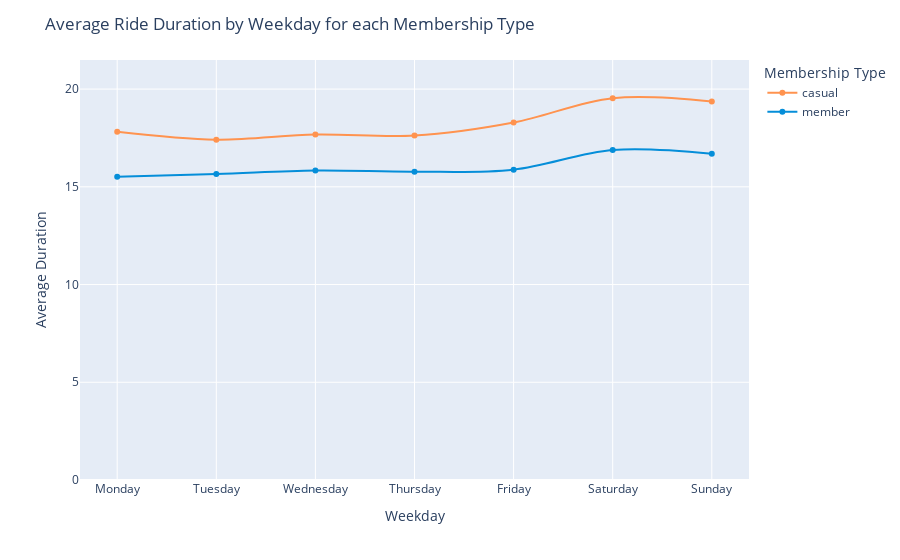

The code cell stored with this chart in its notebook:
### Code cell
#Average Ride Duration by Weekday for each Membership Type (Line Chart)

# Calculate the mean duration for each member_casual group, aggregated by 'Month'
fig_2 = data.groupby(['Weekday', 'member_casual'], as_index=False)['duration'].mean()

# Create the line chart using Plotly Express
fig = px.line(
    fig_2,
    x='Weekday',
    y='duration',
    color='member_casual',
    line_shape='spline',
    markers=True,
    labels={'duration': 'Average Duration', 'Weekday': 'Weekday', 'member_casual': 'Membership Type'},
    hover_name='member_casual',
    hover_data={'Weekday': True, 'duration': True},
    color_discrete_map={'casual': '#FF934F', 'member': '#058ED9'},
    range_y = [0, fig_2['duration'].max() * 1.1]
)

# Add title 
fig.update_layout(title='Average Ride Duration by Weekday for each Membership Type')

# Show the plot
fig.show()

### Figure 1 — Plotly figure (JSON) as saved in the notebook; plotly's stock layout.template omitted (floating-point values rounded to 4 significant figures)
{"data": [{"hovertemplate": "<b>%{hovertext}</b><br><br>Membership Type=casual<br>Weekday=%{x}<br>Average Duration=%{y}<extra></extra>", "hovertext": ["casual", "casual", "casual", "casual", "casual", "casual", "casual"], "legendgroup": "casual", "line": {"color": "#FF934F", "dash": "solid", "shape": "spline"}, "marker": {"symbol": "circle"}, "mode": "lines+markers", "name": "casual", "orientation": "v", "showlegend": true, "type": "scatter", "x": ["Monday", "Tuesday", "Wednesday", "Thursday", "Friday", "Saturday", "Sunday"], "xaxis": "x", "y": [17.81, 17.41, 17.68, 17.62, 18.29, 19.54, 19.37], "yaxis": "y"}, {"hovertemplate": "<b>%{hovertext}</b><br><br>Membership Type=member<br>Weekday=%{x}<br>Average Duration=%{y}<extra></extra>", "hovertext": ["member", "member", "member", "member", "member", "member", "member"], "legendgroup": "member", "line": {"color": "#058ED9", "dash": "solid", "shape": "spline"}, "marker": {"symbol": "circle"}, "mode": "lines+markers", "name": "member", "orientation": "v", "showlegend": true, "type": "scatter", "x": ["Monday", "Tuesday", "Wednesday", "Thursday", "Friday", "Saturday", "Sunday"], "xaxis": "x", "y": [15.52, 15.65, 15.83, 15.77, 15.88, 16.89, 16.7], "yaxis": "y"}], "layout": {"legend": {"title": {"text": "Membership Type"}, "tracegroupgap": 0}, "margin": {"t": 60}, "title": {"text": "Average Ride Duration by Weekday for each Membership Type"}, "xaxis": {"anchor": "y", "domain": [0, 1], "title": {"text": "Weekday"}}, "yaxis": {"anchor": "x", "domain": [0, 1], "range": [0, 21.49], "title": {"text": "Average Duration"}}}}
